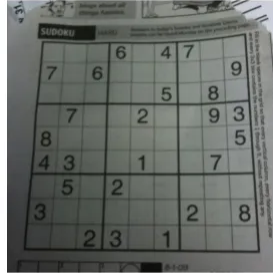
#> input picture opencv-python-学习笔记-kenny/笔记配套代码/04_cv_image-process/4.2pic_geo_transform/sudoku2.png, 273 x 273 px
$ python pic_perspective.py
#> lines starting #> are read from the running program, lines starting #| are printed output that depends on the picture
import cv2
import numpy as np

img = cv2.imread('sudoku2.png')  # 填写图片名称
#> img is the input picture: shape (273, 273, 3); mean B, G, R 102.6, 107.2, 102.9
rows,cols,chs = img.shape
#> rows = 273; cols = 273; chs = 3

pts1 = np.float32([[56,65],[368,52],[28,387],[389,390]]) # 选取的变换之前的点
pts2 = np.float32([[0,0],[300,0],[0,300],[300,300]]) # 变换目标点

# 获取透视矩阵
m = cv2.getPerspectiveTransform(pts1,pts2)
dst = cv2.warpPerspective(img,m,(rows,cols))
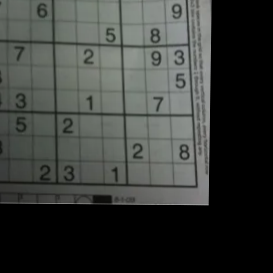
#> dst: shape (273, 273, 3); mean B, G, R 57.5, 60.6, 57.9
cv2.imshow("original", img)
cv2.imshow("perspective", dst)

cv2.waitKey(0)
cv2.destroyAllWindows()
